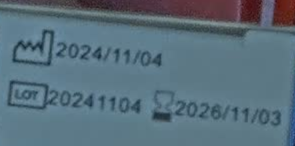
#> input picture muestra_15_imagenes/foto2-cortada.png, 295 x 146 px; its folder holds only this picture in this run
$ jupyter execute --allow-errors 'Paddle-unificado-limpio (1).ipynb'
#> lines starting #> are read from the running program, lines starting #| are printed output that depends on the picture; after the words box and inside, x2 and y2 are one past the last pixel; in counts of white or black regions, pixels touching at a corner belong together
# OCR DETECTION (NUXIA PROJECT)
Pipeline: imagen → filtro (OpenCV) → PaddleOCR → `funcion_maestra` (regex) → métricas.

## 1. Import libraries and dependancies

[cell 1]
# Only if needed:
#!pip install paddleocr
#!pip install paddlepaddle

[cell 2]
import json, re, time
from datetime import date
from difflib import SequenceMatcher
from pathlib import Path

import cv2
import numpy as np
import pandas as pd
import matplotlib.pyplot as plt
from paddleocr import PaddleOCR

# --- Rutas y datos ---
CARPETA_MUESTRA = Path("muestra_15_imagenes")
ARCHIVO_OCR = CARPETA_MUESTRA / "resultados_ocr_unificado.csv"
Path("figuras").mkdir(exist_ok=True)

rutas_imagenes = sorted(
    r for r in CARPETA_MUESTRA.iterdir()
    if r.is_file() and r.suffix.lower() in {".png", ".jpg", ".jpeg"}
)
#> (the rest of this cell did not finish here and is left out)

## Data Structure

/main

//pruebas,//pruebas,//pruebas

//data_train (entrenar el classifier)
//data_all (divididas en troqueladas y no con sus previos análisis)

## 2. Motor OCR

#> (a cell that did not finish here is left out)

 Imágenes para utilizar (Copiar y pegar) en path_img = Path("pruebas14082026/1b4df212")

- 1a0b72b0 (Diferente formato) - Tiene que extraer todo
- 1a3b95bb (Troquelada) - No se extrae nada
- 1aaa2407 (Diferente formato) - Tiene que extraer todo
- 1b4df212 (Diferente formato) - Tiene que extraer todo
- 2b733ecd (Diferente formato) - Tiene que extraer todo
- 2c9787d9 (Diferente formato) - Tiene que extraer todo
- 4d95d836 (Diferente formato) - Tiene que extraer todo

 Problemas:

- 1a0b72b0 - Junta dos líneas de texto
- 1a3b95bb
- 1aaa2407 - Lote: en Lote1 y vcto: en uct01. Los dos puntos los convierte en un 1
- 1b4df212 - Está rotada y no entiende bien el número de lote
- 2b733ecd - Junta dos líneas de texto
- 2c9787d9 - "Lote N° :"
- 4d95d836 - LOTE:, y FP Y FE

- ¿Cómo lidiar con rotadas? use_angle_cls=True
- Junta dos cadenas de texto (arriba y abajo en una)
- Convierte dos puntos en "1"

[cell 4]
# [26 lines left out: function extraer_texto_paddle, not called in this run]

## 3. Extracción de campos (`funcion_maestra`)
Recibe el texto bruto del OCR y devuelve `lote`, `fecha_fabricacion` y `fecha_caducidad` (formato AAAA-MM).

[cell 5]
# [186 lines left out: function funcion_maestra, not called in this run]

### 3.1 Ejemplo paso a paso con una imagen (opcional)
Esta sección **no forma parte del experimento ni de las métricas**. Sirve para ver, con una sola imagen, qué hace cada paso del pipeline:
1. Se carga la imagen original (sin filtros).
2. PaddleOCR detecta y reconoce el texto.
3. Se guarda la imagen con las cajas dibujadas y un JSON con los textos y coordenadas.
4. Se unen las líneas de texto en un solo bloque.
5. `funcion_maestra` extrae lote, fecha de fabricación y fecha de caducidad.

Es útil para entender el pipeline, para enseñar un caso en el informe y para depurar imágenes en las que `funcion_maestra` falla.

[cell 6]
# Imagen de ejemplo: cambia el índice (0-14) o escribe el nombre de archivo para probar otra
IMAGEN_EJEMPLO = rutas_imagenes[0]

# Carpeta donde se guardan las salidas de este ejemplo (NO se toca el dataset original)
carpeta_ejemplo = Path("figuras") / "ejemplo_ocr"
carpeta_ejemplo.mkdir(parents=True, exist_ok=True)

# cv2.imread lee la imagen en formato BGR (el que espera PaddleOCR)
img = cv2.imread(str(IMAGEN_EJEMPLO))
#> img is the input picture: shape (146, 295, 3); mean B, G, R 124.3, 111.5, 89.5
assert img is not None, f"No se pudo leer {IMAGEN_EJEMPLO}"

# Mostramos la imagen original; matplotlib espera RGB, por eso se convierte
plt.figure(figsize=(10, 6))
plt.imshow(cv2.cvtColor(img, cv2.COLOR_BGR2RGB))
plt.title(f"Original: {IMAGEN_EJEMPLO.name}")
plt.axis("off")
plt.show()

#> (a cell that did not finish here is left out)

[cell 8]
# 2) Leemos el JSON que acabamos de guardar
ruta_json = carpeta_ejemplo / "report.json"
#> (the rest of this cell did not finish here and is left out)

[cell 9]
# Mostramos la imagen anotada con las cajas. Es la prueba visual de qué ha detectado el modelo
# (útil para ver si se ha perdido una línea o ha juntado dos).
anotadas = sorted(carpeta_ejemplo.glob("*.png"))
if anotadas:
    plt.figure(figsize=(10, 6))
    plt.imshow(cv2.cvtColor(cv2.imread(str(anotadas[0])), cv2.COLOR_BGR2RGB))
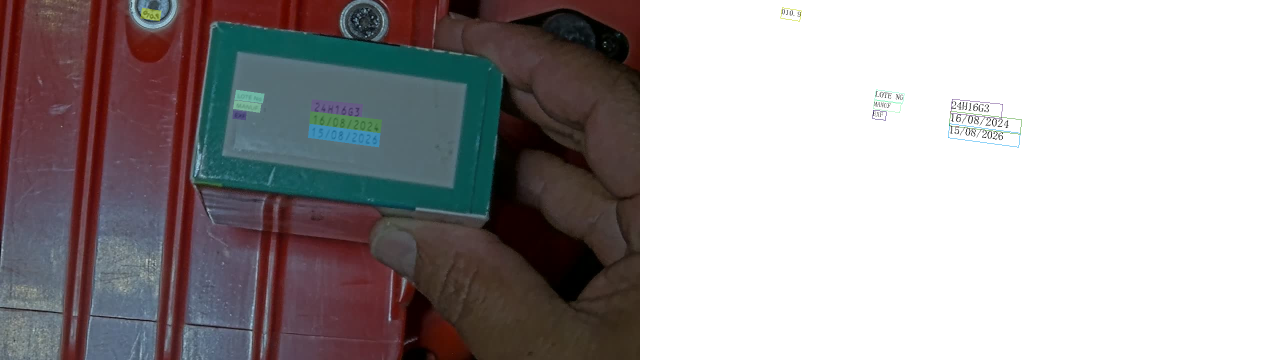
#> input picture figuras/ejemplo_ocr/ocr_sin_filtro.png, 2560 x 720 px (shown at 1/2 size)
    plt.title("Texto detectado por PaddleOCR")
    plt.axis("off")
    plt.show()

### 3.2 Función maestra version 2

(mejoras sobre los fallos detectados en las métricas v1)
Cambios respecto a la v1 (cada uno corresponde a un fallo real observado en `metricas_detalle_v1.csv`):
- **Etiqueta `L:`** de una sola letra (`L:2120064`).
- **Meses con letras**: `20/DIC/24`, `DIC 2026` (también separadores mal leídos, como `20>DIC>24`).
- **Fecha pegada a otros dígitos**: `10202411042026/11/03` → se rescata `2026/11/03`.
- **Fecha `mmaaaa` sin separador** (`122026`), solo si no hay ya 2 fechas.
- **Lote solo numérico** (`1248825`), únicamente si el texto no trae ninguna etiqueta de lote, hay un único candidato de 6-10 dígitos y no hay códigos de barras. Se desactiva con `USAR_LOTE_NUMERICO = False`.
- **Prefijo `No.`** pegado al valor (`No.1BAF0434A`).
- **Menos valores inventados**: el lote debe tener ≥ 4 caracteres; se descartan fragmentos de fecha (`12/0`) y, sin etiqueta, solo se aceptan códigos en mayúsculas sin puntos ni guiones (se evita `EE-07484`, `Auf.San.SENASA.000813`).

[cell 10]
# funcion_maestra_v2: usa los imports del notebook (re, date, SequenceMatcher)
# [243 lines left out: function funcion_maestra_v2, not called in this run]

## 4. Filtros de preprocesado
Un único diccionario `FILTROS_TODOS` con todos los pipelines (el `baseline` es la imagen sin filtrar).

### 4.1 Filtros básicos (CLAHE, brillo, gamma, normalización)
Pruebas sencillas que antes se hacían a mano sobre una imagen. `ADAPTATIVE` no se repite aquí: ya está como `adaptativo` en los filtros de Paula (mismos parámetros).

[cell 11]
# --- Filtros básicos (antes eran pruebas manuales sueltas con una sola imagen) ---
def pipeline_gris_clahe(img_bgr):
    """Escala de grises + CLAHE (contraste local limitado), sin inversión de polaridad."""
    gris = cv2.cvtColor(img_bgr, cv2.COLOR_BGR2GRAY)
    out = cv2.createCLAHE(clipLimit=2.0, tileGridSize=(8, 8)).apply(gris)
    return np.ascontiguousarray(cv2.cvtColor(out, cv2.COLOR_GRAY2BGR), dtype=np.uint8)

def pipeline_clahe_lab(img_bgr):
    """CLAHE solo sobre el canal de luminosidad (LAB): mejora el contraste y conserva el color."""
    lab = cv2.cvtColor(img_bgr, cv2.COLOR_BGR2LAB)
    l, a, b = cv2.split(lab)
    l = cv2.createCLAHE(clipLimit=2.0, tileGridSize=(8, 8)).apply(l)
    return np.ascontiguousarray(cv2.cvtColor(cv2.merge((l, a, b)), cv2.COLOR_LAB2BGR), dtype=np.uint8)

def pipeline_brillo_contraste(img_bgr, alpha=1.3, beta=20):
    """Contraste (alpha) y brillo (beta) globales: out = alpha * img + beta."""
    return np.ascontiguousarray(cv2.convertScaleAbs(img_bgr, alpha=alpha, beta=beta), dtype=np.uint8)

def pipeline_gamma(img_bgr, g=0.6):
    """Corrección gamma: g < 1 aclara la imagen, g > 1 la oscurece."""
    tabla = np.array([(i / 255.0) ** g * 255 for i in range(256)]).astype("uint8")
    return np.ascontiguousarray(cv2.LUT(img_bgr, tabla), dtype=np.uint8)

def pipeline_normalizar(img_bgr):
    """Estira el rango de intensidades a 0-255 (normalización min-max)."""
    return np.ascontiguousarray(cv2.normalize(img_bgr, None, 0, 255, cv2.NORM_MINMAX), dtype=np.uint8)

filtros_basicos = {
    "gris_clahe": pipeline_gris_clahe,
    "clahe_lab": pipeline_clahe_lab,
    "brillo_contraste": pipeline_brillo_contraste,
    "gamma_0.6": pipeline_gamma,
    "normalizar_minmax": pipeline_normalizar,
}

### 4.2 Filtros de Paula (binarización y realces)

[cell 12]
def pipeline_sin_filtro(img_bgr):
    return img_bgr

def pipeline_binarizacion_otsu(img_bgr):
    """Binarización automática a blanco y negro con Otsu."""
    gray = cv2.cvtColor(img_bgr, cv2.COLOR_BGR2GRAY)
    if np.mean(gray) < 127:
        gray = cv2.bitwise_not(gray)
    blur = cv2.GaussianBlur(gray, (3, 3), 0)
    _, thresh = cv2.threshold(blur, 0, 255, cv2.THRESH_BINARY + cv2.THRESH_OTSU)
    return cv2.cvtColor(thresh, cv2.COLOR_GRAY2BGR)

def pipeline_adaptativo(img_bgr):
    gray = cv2.cvtColor(img_bgr, cv2.COLOR_BGR2GRAY)
    bw = cv2.adaptiveThreshold(gray, 255, cv2.ADAPTIVE_THRESH_GAUSSIAN_C,
                               cv2.THRESH_BINARY, 31, 15)
    return np.ascontiguousarray(cv2.cvtColor(bw, cv2.COLOR_GRAY2BGR), dtype=np.uint8)

def pipeline_mediana_adaptativa(img_bgr):
  """Filtro de mediana suave seguido de umbral adaptativo equilibrado."""
  gray = cv2.cvtColor(img_bgr, cv2.COLOR_BGR2GRAY)

  # 1. Filtro de mediana con ventana pequeña (3x3) para no emronar los caracteres
  median = cv2.medianBlur(gray, 3)

  # 2. Umbral adaptativo limpio sin inversión forzada brusca
  bw = cv2.adaptiveThreshold(
      median, 255, cv2.ADAPTIVE_THRESH_GAUSSIAN_C, cv2.THRESH_BINARY, 21, 10
  )

  return np.ascontiguousarray(
      cv2.cvtColor(bw, cv2.COLOR_GRAY2BGR), dtype=np.uint8
  )


def pipeline_unsharp_masking(img_bgr):
    """Realce de nitidez basado en la diferencia con la imagen suavizada (Unsharp Mask)."""
    gray = cv2.cvtColor(img_bgr, cv2.COLOR_BGR2GRAY)
    if np.mean(gray) < 127:
        gray = cv2.bitwise_not(gray)

    # Creamos la versión suavizada (low-pass) y aplicamos la fórmula de realce
    blur = cv2.GaussianBlur(gray, (0, 0), sigmaX=2.0)
    sharpened = cv2.addWeighted(
        gray, 1.5, blur, -0.5, 0
    )  # I_sharp = 1.5*I - 0.5*I_blur

    _, thresh = cv2.threshold(
        sharpened, 0, 255, cv2.THRESH_BINARY + cv2.THRESH_OTSU
    )
    return np.ascontiguousarray(
        cv2.cvtColor(thresh, cv2.COLOR_GRAY2BGR), dtype=np.uint8
    )

def pipeline_super_adaptativo(img_bgr):
  """Filtro avanzado: Bilateral (preserva bordes) + Unsharp + Adaptativo."""
  gray = cv2.cvtColor(img_bgr, cv2.COLOR_BGR2GRAY)
  if np.mean(gray) < 127:
    gray = cv2.bitwise_not(gray)

  # 1. Filtro bilateral: reduce ruido pero mantiene los bordes de las letras súper nítidos
  bilateral = cv2.bilateralFilter(gray, 9, 75, 75)

  # 2. Ligero realce de bordes
  blur = cv2.GaussianBlur(bilateral, (0, 0), sigmaX=1.5)
  sharpened = cv2.addWeighted(bilateral, 1.4, blur, -0.4, 0)

  # 3. Umbral adaptativo para lidiar con fondos irregulares
  bw = cv2.adaptiveThreshold(
      sharpened, 255, cv2.ADAPTIVE_THRESH_GAUSSIAN_C, cv2.THRESH_BINARY, 25, 10
  )

  return np.ascontiguousarray(
      cv2.cvtColor(bw, cv2.COLOR_GRAY2BGR), dtype=np.uint8
  )

filtros_paula = {
    "baseline": pipeline_sin_filtro,
    "adaptativo": pipeline_adaptativo,
    "binary_otsu": pipeline_binarizacion_otsu,
    "mediana_adaptativa": pipeline_mediana_adaptativa,
    "unsharp_masking": pipeline_unsharp_masking,
    "pipeline_super_adaptativo": pipeline_super_adaptativo,
}

[cell 13]
def pipeline_unsharp_gris(img_bgr):
    gray = cv2.cvtColor(img_bgr, cv2.COLOR_BGR2GRAY)
    blur = cv2.GaussianBlur(gray, (0, 0), sigmaX=2.0)
    out = cv2.addWeighted(gray, 1.5, blur, -0.5, 0)       # sin umbral
    return np.ascontiguousarray(cv2.cvtColor(out, cv2.COLOR_GRAY2BGR), dtype=np.uint8)

def pipeline_contraste_cuantiles(img_bgr):
    gray = cv2.cvtColor(img_bgr, cv2.COLOR_BGR2GRAY)
    lo, hi = np.percentile(gray, (2, 98))
    out = np.clip((gray - lo) * 255 / max(hi - lo, 1), 0, 255).astype(np.uint8)
    return np.ascontiguousarray(cv2.cvtColor(out, cv2.COLOR_GRAY2BGR), dtype=np.uint8)

def pipeline_normaliza_fondo(img_bgr):
    gray = cv2.cvtColor(img_bgr, cv2.COLOR_BGR2GRAY)
    fondo = cv2.GaussianBlur(gray, (0, 0), 25)            # solo el degradado de luz
    out = cv2.divide(gray, fondo, scale=255)
    return np.ascontiguousarray(cv2.cvtColor(out, cv2.COLOR_GRAY2BGR), dtype=np.uint8)

def pipeline_unsharp_2x(img_bgr):
    h, w = img_bgr.shape[:2]
    if max(h, w) < 1500:
        img_bgr = cv2.resize(img_bgr, (w * 2, h * 2), interpolation=cv2.INTER_CUBIC)
    blur = cv2.GaussianBlur(img_bgr, (0, 0), 2.0)
    out = cv2.addWeighted(img_bgr, 1.5, blur, -0.5, 0)
    return np.ascontiguousarray(out, dtype=np.uint8)

filtros_nuevos = {
    "unsharp_gris": pipeline_unsharp_gris,
    "contraste_cuantiles": pipeline_contraste_cuantiles,
    "normaliza_fondo": pipeline_normaliza_fondo,
    "unsharp_2x": pipeline_unsharp_2x,
}

### 4.3 Filtros de Natalia

[cell 14]
def pipeline_reescalado_bilateral(img_bgr):
    """Filtro 1: Reescalado 2x + Filtro Bilateral."""
    h, w = img_bgr.shape[:2]
    if max(h, w) < 1500:
        img_bgr = cv2.resize(img_bgr, (w * 2, h * 2), interpolation=cv2.INTER_CUBIC)
    filtered = cv2.bilateralFilter(img_bgr, d=7, sigmaColor=50, sigmaSpace=50)
    return np.ascontiguousarray(filtered, dtype=np.uint8)

def pipeline_polaridad_clahe(img_bgr):
    """Filtro 2: Corrección de polaridad + CLAHE adaptativo."""
    gray = cv2.cvtColor(img_bgr, cv2.COLOR_BGR2GRAY)
    if np.mean(gray) < 127:
        gray = cv2.bitwise_not(gray)
    clahe = cv2.createCLAHE(clipLimit=2.0, tileGridSize=(8, 8))
    gray_clahe = clahe.apply(gray)
    return np.ascontiguousarray(cv2.cvtColor(gray_clahe, cv2.COLOR_GRAY2BGR), dtype=np.uint8)

def pipeline_blackhat_corregido(img_bgr):
    """Filtro 3: Operación morfológica Black-Hat (Resta para relieve/sombras)."""
    gray = cv2.cvtColor(img_bgr, cv2.COLOR_BGR2GRAY)
    kernel = cv2.getStructuringElement(cv2.MORPH_RECT, (9, 9))
    blackhat = cv2.morphologyEx(gray, cv2.MORPH_BLACKHAT, kernel)
    enhanced = cv2.subtract(gray, blackhat)
    return np.ascontiguousarray(cv2.cvtColor(enhanced, cv2.COLOR_GRAY2BGR), dtype=np.uint8)

filtros_natalia = {
    "reescalado_bilateral": pipeline_reescalado_bilateral,
    "polaridad_clahe": pipeline_polaridad_clahe,
    "blackhat_corregido": pipeline_blackhat_corregido,
}

[cell 15]
# --- Diccionario único con TODOS los filtros (el baseline es la imagen sin filtrar) ---
FILTROS_TODOS = {**filtros_paula, **filtros_nuevos, **filtros_natalia, **filtros_basicos}
print(len(FILTROS_TODOS), "pipelines:", list(FILTROS_TODOS))

[cell 16]
def mostrar_filtros(ruta_imagen, filtros=None, cols=4):
    """Cuadrícula con el resultado de cada filtro sobre una imagen (para el informe)."""
#> called with cols = 4
    filtros = filtros or FILTROS_TODOS
    img = cv2.imread(str(ruta_imagen))
    filas = -(-len(filtros) // cols)
    fig, axes = plt.subplots(filas, cols, figsize=(4 * cols, 3 * filas))
    axes = np.ravel(axes)
    for ax in axes: ax.axis("off")
    for ax, (nombre, f) in zip(axes, filtros.items()):
        ax.imshow(cv2.cvtColor(f(img), cv2.COLOR_BGR2RGB)); ax.set_title(nombre, fontsize=9)
#> this loop made 18 passes
#> pass 2, in pipeline_adaptativo, `gray = cv2.cvtColor(img_bgr, cv2.COLOR_BGR2GRAY)`:
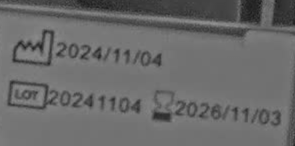
#> gray: shape (146, 295); min 26, max 145, mean 106.4
#> pass 2, in pipeline_adaptativo, `bw = cv2.adaptiveThreshold(gray, 255, cv2.ADAPTIVE_THRESH_GAUSSIAN_C, ..`:
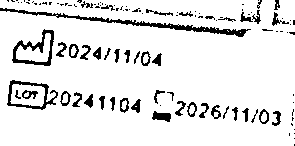
#> bw: shape (146, 295); 90% white; 115 black regions (71 under 20 px), largest, box (x1, y1, x2, y2) and area: (0, 8, 251, 37) 918, (12, 29, 54, 66) 466, (7, 80, 58, 110) 387
#> pass 3, in pipeline_binarizacion_otsu, `gray = cv2.bitwise_not(gray)`:
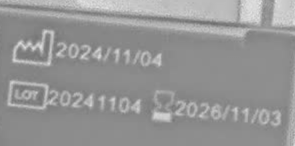
#> gray: shape (146, 295); min 110, max 229, mean 148.6
    plt.tight_layout(); plt.savefig("figuras/ejemplo_filtros.png", dpi=150); plt.show()
#> after `plt.tight_layout()`:
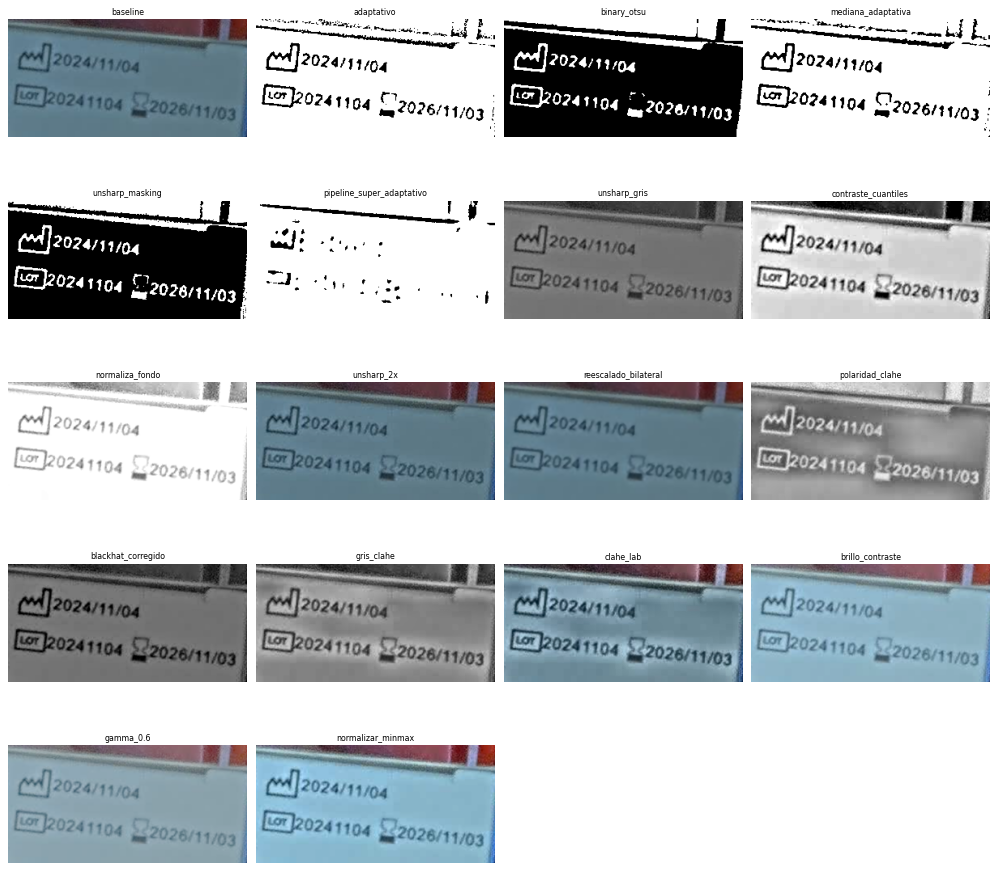
#> figure drawn by matplotlib, 18 panels

mostrar_filtros(rutas_imagenes[0])
